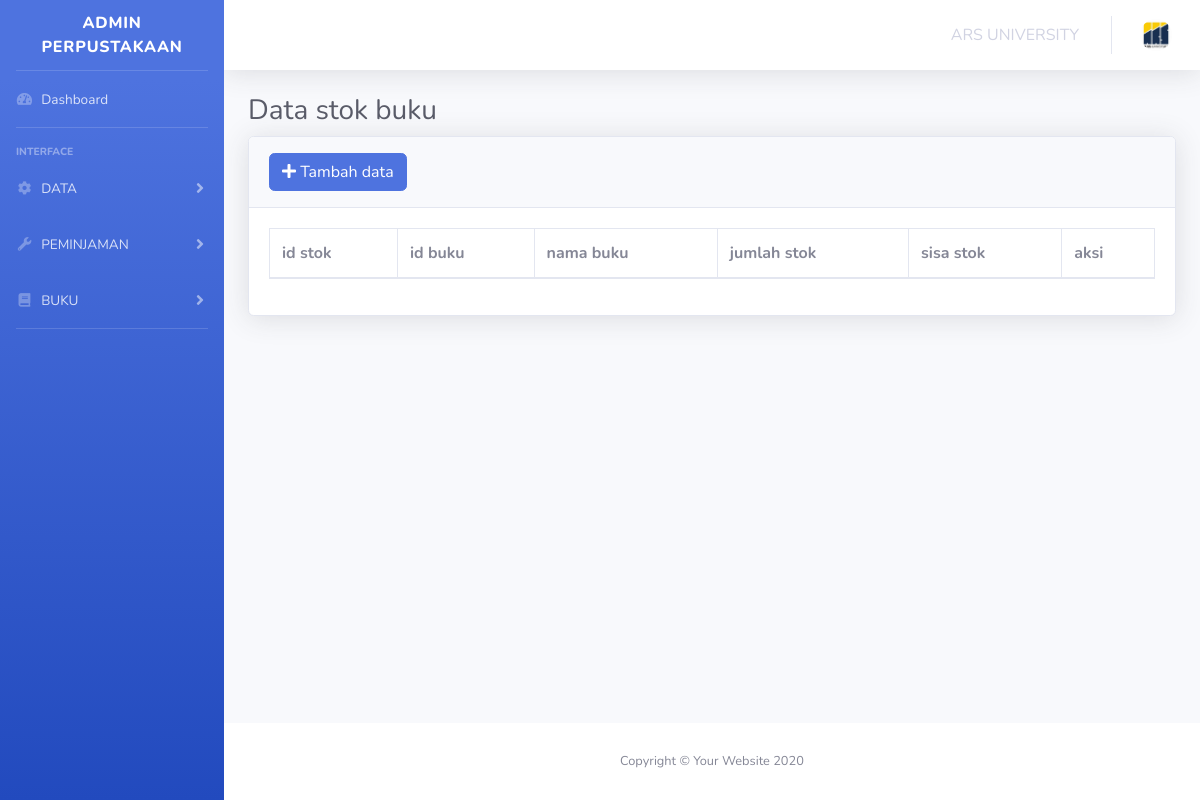
/files/views/template/stok.php, run on an earlier commit of the app's database.
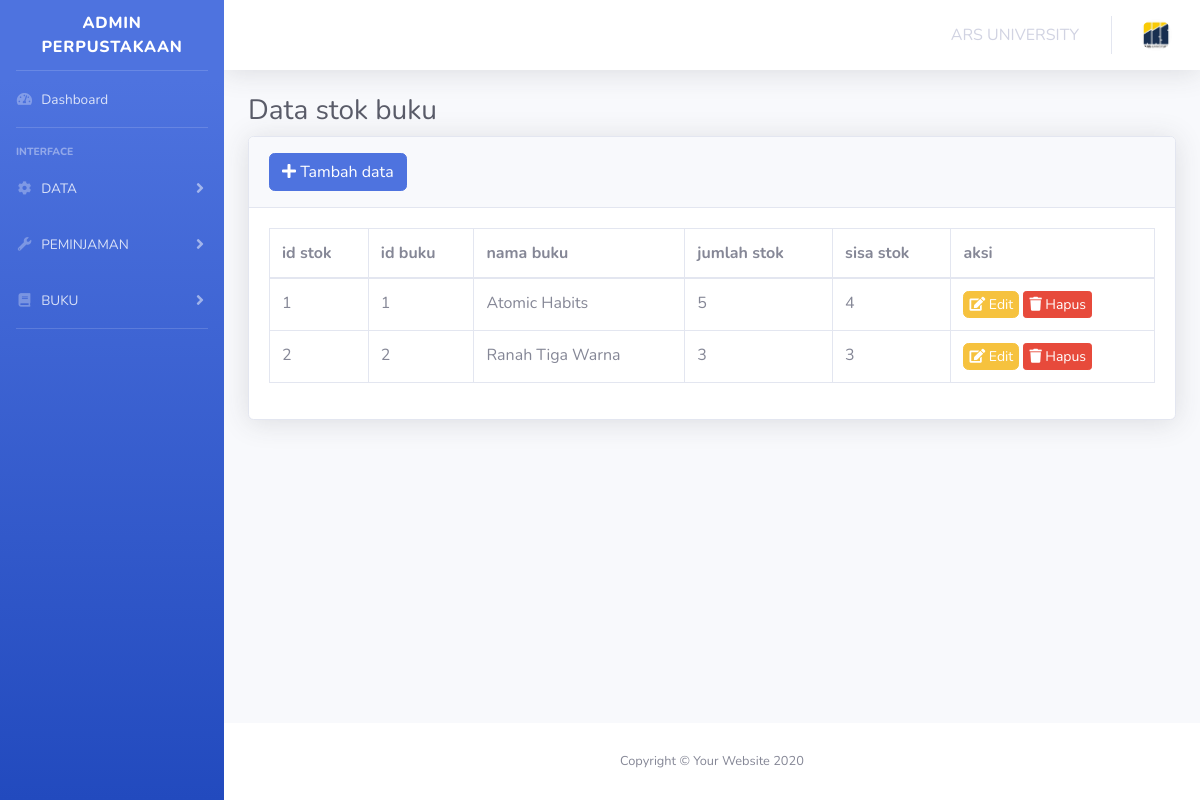
And on a later commit of the database.
### tables this page shows
CREATE TABLE `stok` (
  `id_stok` int(11) NOT NULL,
  `id_buku` int(11) NOT NULL,
  `nama_buku` varchar(255) NOT NULL,
  `jumlah_stok` int(11) NOT NULL,
  `sisa_stok` int(11) NOT NULL
);

### files/views/template/stok.php (the view, shortened to what the changed rows need)
<!DOCTYPE html>
<html lang="en">
<head>
    <link href="../../../../PERPUSTAKAAN/files/public/vendor/fontawesome-free/css/all.min.css" rel="stylesheet" type="text/css">
    <link href="../../../../PERPUSTAKAAN/files/public/css/sb-admin-2.min.css" rel="stylesheet">
    <link href="../../../../PERPUSTAKAAN/files/public/vendor/datatables/dataTables.bootstrap4.min.css" rel="stylesheet">
</head>
<?php
include(__DIR__ . '/../../app/koneksi.php');
$query = mysqli_query($conn, "SELECT * FROM stok ORDER BY id_stok ASC");
?>
<body id="page-top">
    <div id="wrapper">
        <div id="content-wrapper" class="d-flex flex-column">
            <div id="content">
                <div class="container-fluid">
                    <h1 class="h3 mb-2 text-gray-800 page-heading">Data stok buku</h1>
                    <div class="card shadow mb-4">
                        <div class="card-body">
                            <div class="table-responsive">
                                <table class="table table-bordered" id="dataTable" width="100%" cellspacing="0">
                                    <thead>
                                        <tr>
                                            <th>id stok</th>
                                            <th>id buku</th>
                                            <th>nama buku</th>
                                            <th>jumlah stok</th>
                                            <th>sisa stok</th>
                                            <th>aksi</th>
                                        </tr>
                                    </thead>
                                    <tbody>
                                        <?php
                                        $id_stok = 1;
                                        while ($data = $query->fetch_object()) {
                                        ?>
                                            <tr>
                                                <td><?= $id_stok; ?></td>
                                                <td><?= $data->id_buku; ?></td>
                                                <td><?= $data->nama_buku; ?></td>
                                                <td><?= $data->jumlah_stok; ?></td>
                                                <td><?= $data->sisa_stok; ?></td>
                                                <td>
                                                    <a href="?edit=<?= $data->id_stok; ?>" class="btn btn-warning" style="font-size: 14px; padding: 2px 5px;" data-target="#editModal">
                                                        <i class="fa fa-edit" style="font-size: 14px;"></i> Edit
                                                    </a>
                                                    <a href="?hapus=<?= $data->id_stok; ?>" class="btn btn-danger btn-sm" style="font-size: 14px; padding: 2px 5px;" onclick="return confirm('Yakin menghapus data ini?');">
                                                        <i class="fa fa-trash" style="font-size: 14px;"></i> Hapus
                                                    </a>
                                                </td>
                                            </tr>
                                        <?php
                                            $id_stok++;
                                        }
                                        ?>
                                    </tbody>
                                </table>
                            </div>
                        </div>
                    </div>
                </div>
            </div>
        </div>
    </div>
</body>
</html>

What changed in the data, as far as the page shows it:
added stok: id_buku "1", nama_buku "Atomic Habits", jumlah_stok "5", sisa_stok "4"
added stok: id_buku "2", nama_buku "Ranah Tiga Warna", jumlah_stok "3", sisa_stok "3"
